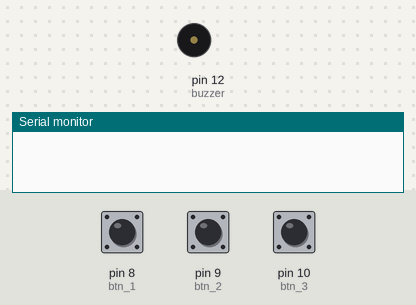
This sketch was run on a simulated Arduino Uno, built with avr-gcc and run on an emulated ATmega328P. Parts: buzzer (waves = sounding), the last lines printed to the serial monitor. The inputs (shaded band) are chosen by the test bench; at power-on: pin 8 (btn_1) LOW, pin 9 (btn_2) LOW, pin 10 (btn_3) LOW.

Above: at 1.8 s.
1.9 s: pin 8 (btn_1) pulled HIGH for 1 s
At 2.1 s:
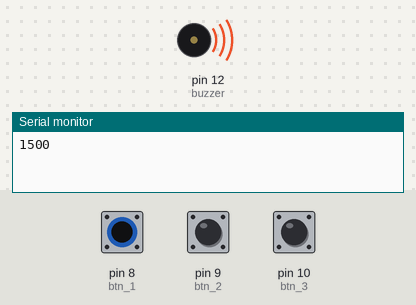
4.4 s: pin 9 (btn_2) pulled HIGH for 3.2 s
At 8.7 s:
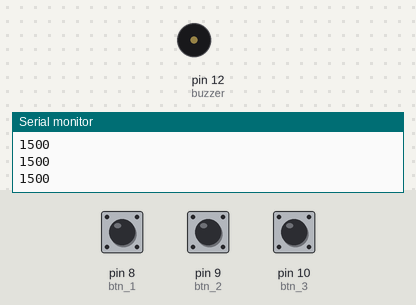
9.1 s: pin 10 (btn_3) pulled HIGH for 3.2 s
At 9.85 s:
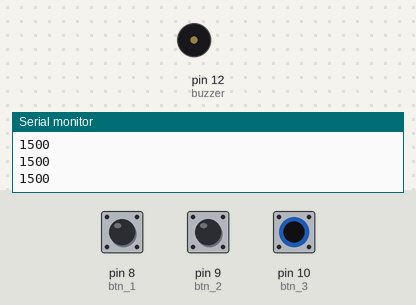
13.8 s: pin 8 (btn_1) pulled HIGH for 3.2 s
At 18.1 s:
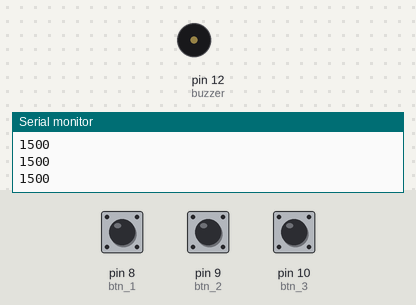
Timing chart, 0 to 19.5 s (numbered marks = the images above; inputs shaded):
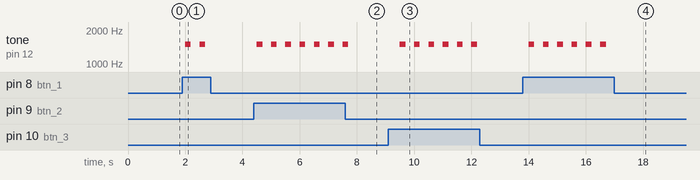

The sketch:

piano.ino
```cpp
//#define buzzer 7

#define btn_1 8
#define btn_2 9
#define btn_3 10
#define buzzer 12

byte period = 100;

void setup() {
  Serial.begin(9600);
  pinMode(buzzer, OUTPUT);
  pinMode(btn_1, INPUT);
  pinMode(btn_2, INPUT);
  pinMode(btn_3, INPUT);
}

void loop() {

  byte note_1 = digitalRead(btn_1);
  byte note_2 = digitalRead(btn_2);
  byte note_3 = digitalRead(btn_3);
  int level = 1000;
  if (note_1 == HIGH) {
    level += 500;
  }
  if (note_2 == HIGH) {
    level += 500;
  }
  if (note_3 == HIGH) {
    level += 500;
  }

  if (level > 1000) {
    tone(buzzer, level, 200);
    Serial.println(level);
  }

  delay(500);

}
```

Measured:
- after the input at 1.9 s, tone on pin 12 (buzzer): alternates 1500 Hz for 0.20 s and silent for 0.30 s, 4 changes in all, then stays silent, starting after 0.10 s
- after the input at 4.4 s, tone on pin 12 (buzzer): alternates 1500 Hz for 0.20 s and silent for 0.30 s, 14 changes in all, then stays silent, starting after 0.10 s
- after the input at 9.1 s, tone on pin 12 (buzzer): alternates 1500 Hz for 0.20 s and silent for 0.30 s, 12 changes in all, then stays silent, starting after 0.40 s
- after the input at 13.8 s, tone on pin 12 (buzzer): alternates 1500 Hz for 0.20 s and silent for 0.30 s, 12 changes in all, then stays silent, starting after 0.20 s
